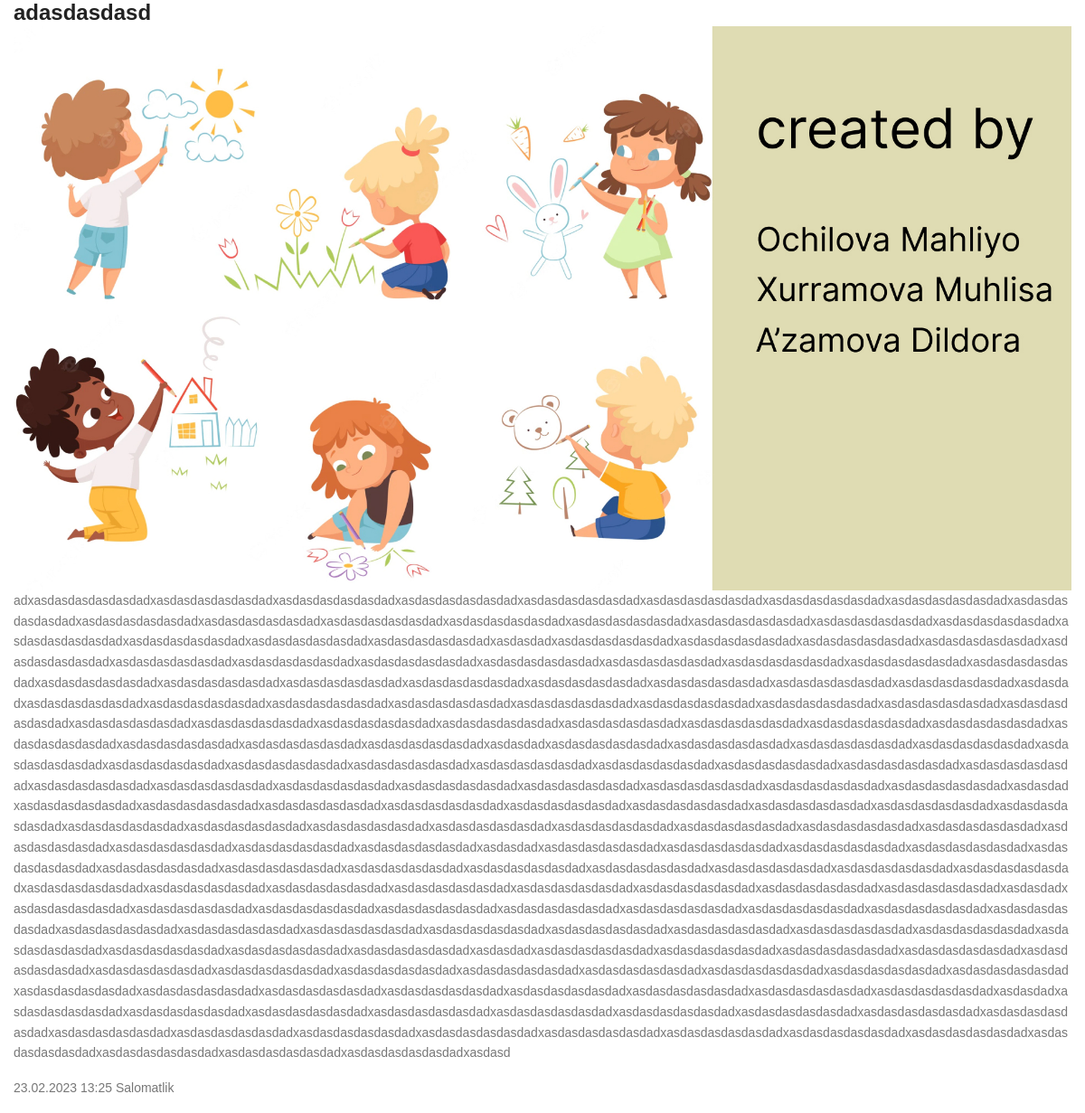
Page /detail/5/ on the committed database.
### news/models.py (models this page shows, shortened)
class NewsModel(models.Model):
    title = models.CharField(max_length=255)
    image = models.ImageField(upload_to='news')
    short_descriptions = models.TextField()
    long_descriptions = models.TextField(null=True)
    category = models.ForeignKey(CategoryModel,
                                 on_delete=models.PROTECT,
                                 related_name='news')
    created_at = models.DateTimeField(auto_now_add=True)
    class Meta:
        verbose_name = 'news'
        verbose_name_plural = 'news'

class CategoryModel(models.Model):
    title = models.CharField(max_length=255)
    created_at = models.DateTimeField(auto_now_add=True)
    def __str__(self):
        return self.title
    class Meta:
        verbose_name = 'category'
        verbose_name_plural = 'categories'

### news/views.py (the view)
# urls.py: path('detail/<int:pk>/', NewsDateilViews.as_view(), name='detail'),
class NewsDateilViews(DetailView):
    model = NewsModel
    template_name = 'News_detail.html'

### templates/news_detail.html
{% extends 'base.html' %}
{% block content %}
    <div class="container-fluid">
        <h3>{{ object.title }}</h3>
        <img class="img-fluid" src="{{ object.image.url }}" alt="">
        <p style="word-wrap:break-word;">{{ object.long_descriptions }}</p>
        <p>{{ object.created_at|date:'d.m.Y H:i' }} {{ object.category }}</p>
    </div>
{% endblock %}

### rows in the picture
NewsModel: title "adasdasdasd", image (picture), long_descriptions "adxasdasdasdasdasdadxasdasdasdasdasdadxasdasdasdasdasdadxasdasdasdasdasdadxasdasdasdasdasdadxasdasdasdasdasdadxasdasdasdasdasdadxasdasdasdasdasdadxasdasdasdasdasdadxasdasdasdasdasdadxasdasdasdasdasdadxasdasdasdasdasdadxasdasdasdasdasdadxasdasdasdasdasdadxasdasdasdasdasdadxasdasdasdasdasdadxasdasdasdasdasdadxasdasdasdasdasdadxasdasdasdasdasdadxasdasdasdasdasdadxasdasdasdasdasdadxasdasdadxasdasdasdasdasdadxasdasdasdasdasdadxasdasdasdasdasdadxasdasdasdasdasdadxasdasdasdasdasdadxasdasdasdasdasdadxasdasdasdasdasdadxasdasdasdasdasdadxasdasdasdasdasdadxasdasdasdasdasdadxasdasdasdasdasdadxasdasdasdasdasdadxasdasdasdasdasdadxasdasdasdasdasdadxasdasdasdasdasdadxasdasdasdasdasdadxasdasdasdasdasdadxasda…", created_at "23.02.2023 13:25", category "Salomatlik"
